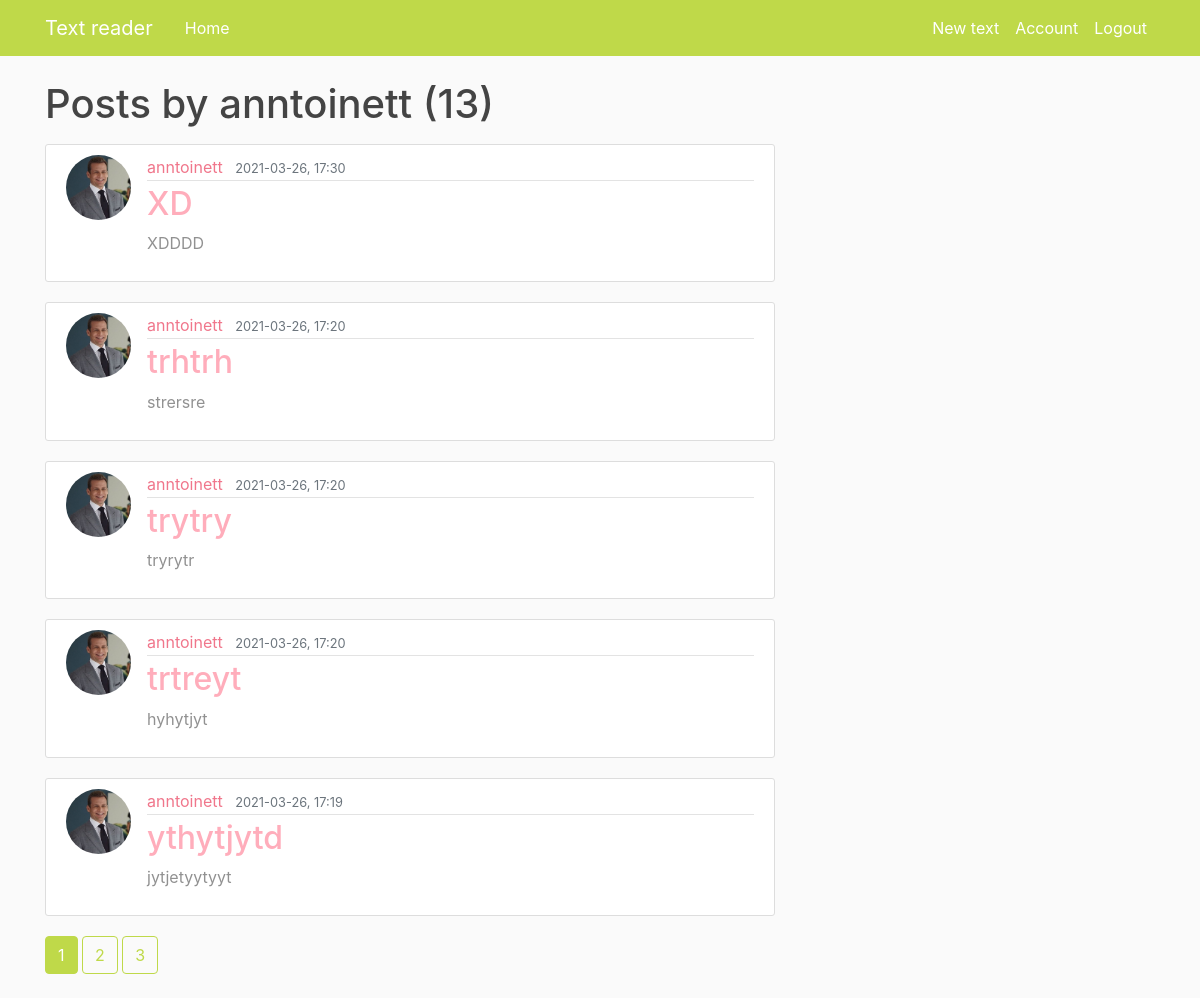
/user/anntoinett (signed in), run on the app's committed database.
### flaskblog/models.py (models this page shows, shortened)
class User(db.Model, UserMixin): #inheritance inside parenthesis
    id = db.Column(db.Integer, primary_key=True)
    username = db.Column(db.String(20), unique=True, nullable=False)
    email = db.Column(db.String(120), unique=True, nullable=False)
    image_file = db.Column(db.String(20), nullable=False, default='default.jpg')
    password = db.Column(db.String(60), nullable=False)
    posts = db.relationship('Post', backref='author', lazy=True) #reltionship to Post-model,

class Post(db.Model):
    id = db.Column(db.Integer, primary_key=True)
    title = db.Column(db.String(100), nullable=False)
    date_posted = db.Column(db.DateTime, nullable=False, default=datetime.utcnow) #we pass function not current date
    content = db.Column(db.Text,nullable=False)
    user_id = db.Column(db.Integer, db.ForeignKey('user.id'), nullable=False)#user is lowercase because here its the tablename which should be low

### flaskblog/routes.py (the view)
@app.route("/user/<string:username>")
def user_posts(username):
    if len(reading_threads) > 0:
        for t in reading_threads:
            if isinstance(t, multiprocessing.Process):
                if t.is_alive():
                    t.terminate()
    page = request.args.get('page', default=1, type=int)
    user=User.query.filter_by(username=username).first_or_404()
    posts = Post.query.filter_by(author=user)\
            .order_by(Post.date_posted.desc())\
            .paginate(page=page, per_page=5)
    return render_template('user_posts.html', posts=posts, user=user)

### flaskblog/models.py (called while the page is built)
@login_manager.user_loader
def load_user(user_id):
    return User.query.get(int(user_id))

### flaskblog/routes.py (called while the page is built)
@app.after_request
def after_request(response):
    response.headers.add('Cache-Control', 'no-store, no-cache, must-revalidate, post-check=0, pre-check=0')
    return response

### flaskblog/templates/user_posts.html
{% extends "layout.html" %}
{% block content%}
<h1 class="mb-3"> Posts by {{ user.username }} ({{ posts.total }})</h1>
{% for post in posts.items %}
<article class="media content-section">
    <img class="rounded-circle article-img"
         src="{{ url_for('static', filename='profile_pics/' +post.author.image_file) }}">
    <div class="media-body">
        <div class="article-metadata">
            <a class="mr-2" href="{{ url_for('user_posts', username=post.author.username) }}">{{ post.author.username }}</a>
            <small class="text-muted">{{ post.date_posted.strftime('%Y-%m-%d, %H:%M') }}</small>
        </div>
        <h2><a class="article-title" href="{{ url_for('post', post_id=post.id) }}">{{ post.title }}</a></h2>
        <p class="article-content">{{ post.content }}</p>
    </div>
</article>
{% endfor %}
{% for page_num in posts.iter_pages(left_edge=1, right_edge=1, left_current=1, right_current=2) %}
    {% if page_num %}
        {% if posts.page == page_num %}
            <a class="btn btn-info mb-4" href="{{ url_for('user_posts',username=user.username, page=page_num) }}">{{ page_num }}</a>
        {% else %}
            <a class="btn btn-outline-info mb-4" href="{{ url_for('user_posts',username=user.username, page=page_num) }}">{{ page_num }}</a>
        {% endif %}
    {% else %}
        ...
    {% endif %}
{% endfor %}
{% endblock content %}

### flaskblog/static/main.css (style rules this page uses)
body { background: #fafafa; color: #333333; margin-top: 5rem; }
h1, h2, h3, h4, h5, h6 { color: #444444; }
.content-section { background: #ffffff; padding: 10px 20px; border: 1px solid #dddddd; border-radius: 3px; margin-bottom: 20px; color: #919191; }
.article-title { color: #ffadbb; }
.article-content { white-space: pre-line; }
.article-img { height: 65px; width: 65px; margin-right: 16px; }
.article-metadata { padding-bottom: 1px; margin-bottom: 4px; border-bottom: 1px solid #e3e3e3 }
a { color: #f0768b; }
.btn-outline-info { border-color: #bfd949; color: #bfd949; }
.btn-info { background-color: #bfd949; border-color: #bfd949; }

### data on the page
User: username "anntoinett"
Post: image_file (placeholder picture), author.username "anntoinett", date_posted "2021-03-26, 17:30", title "XD", content "XDDDD"
Post: image_file (placeholder picture), author.username "anntoinett", date_posted "2021-03-26, 17:20", title "trhtrh", content "strersre"
Post: image_file (placeholder picture), author.username "anntoinett", date_posted "2021-03-26, 17:20", title "trytry", content "tryrytr"
Post: image_file (placeholder picture), author.username "anntoinett", date_posted "2021-03-26, 17:20", title "trtreyt", content "hyhytjyt"
Post: image_file (placeholder picture), author.username "anntoinett", date_posted "2021-03-26, 17:19", title "ythytjytd", content "jytjetyytyyt"

### other printed values
{{ posts.total }} "13"
{{ page_num }} "1"
{{ page_num }} "2" "3"
